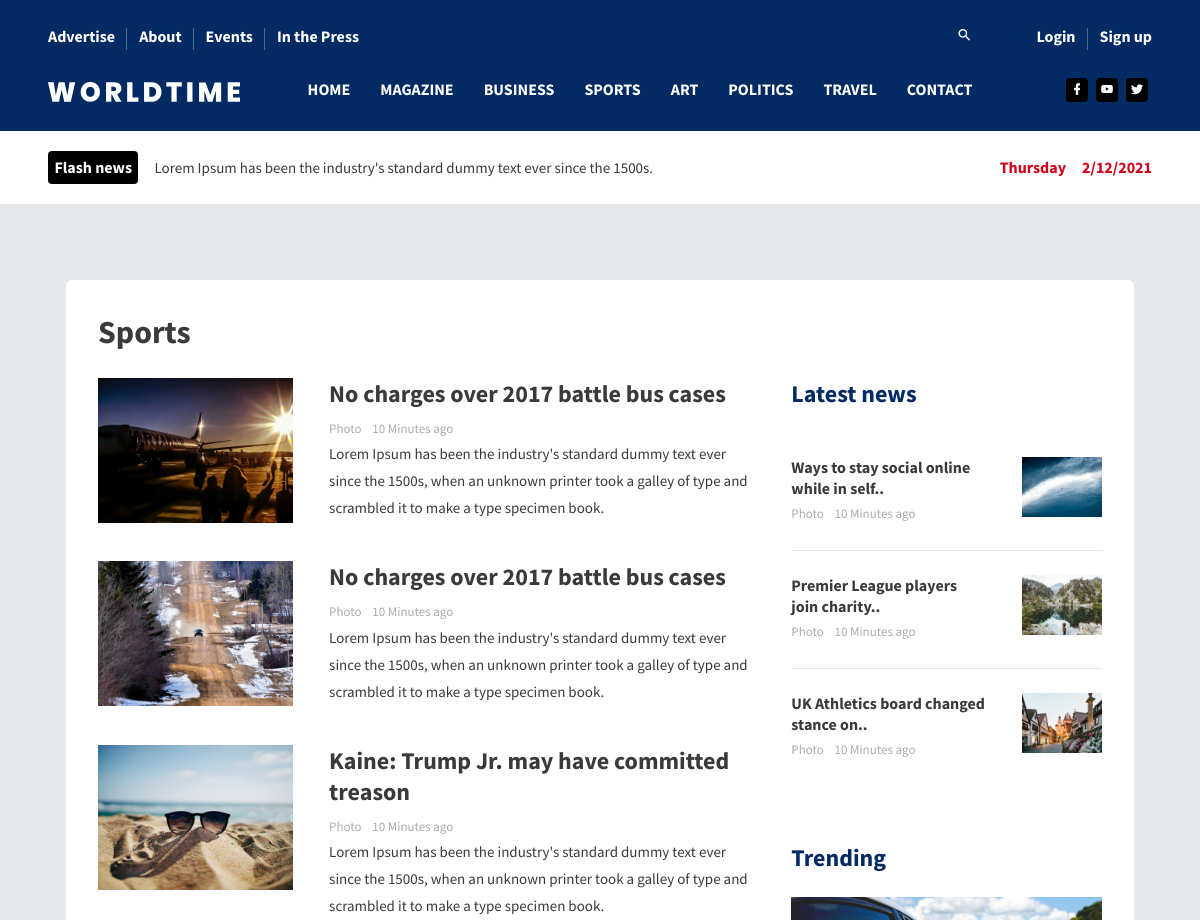
Page /category/2 (upper part) on the earlier database version.
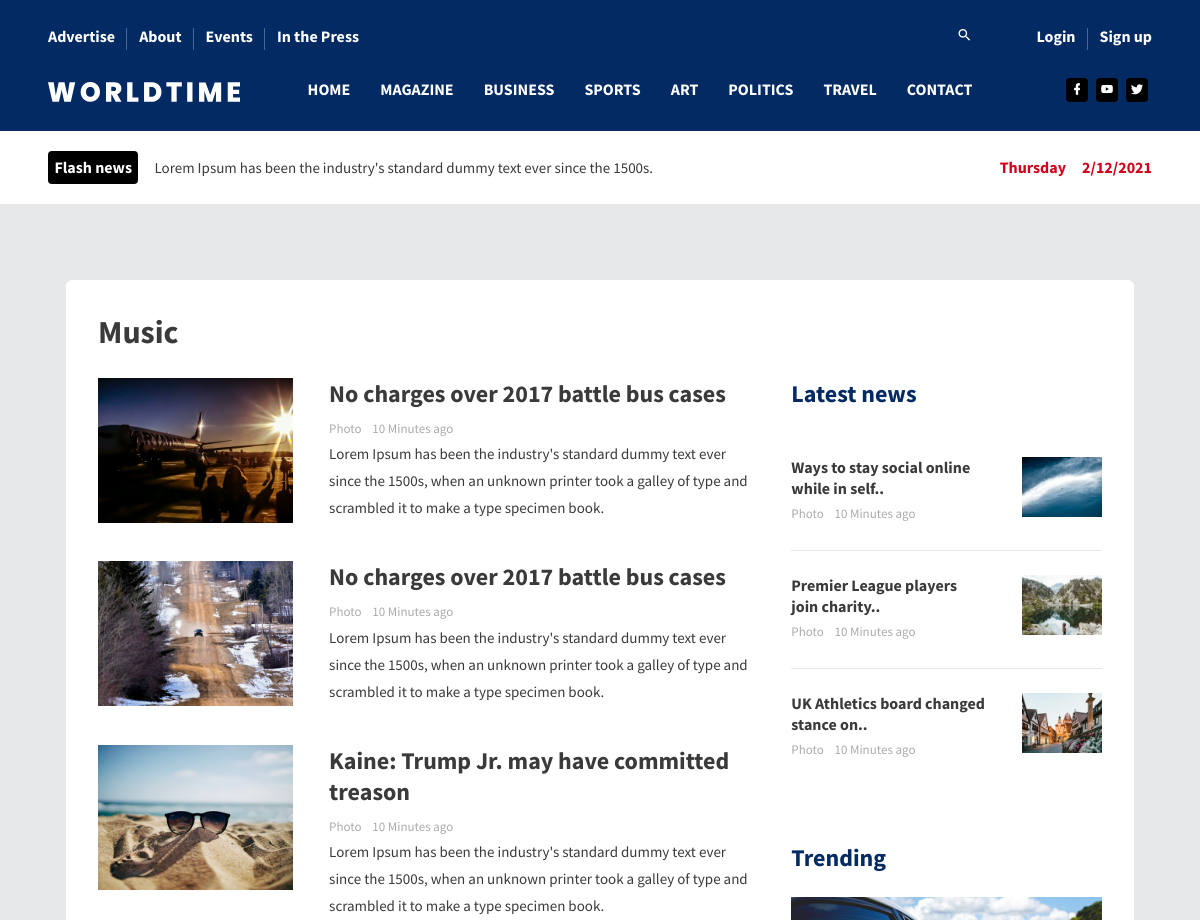
Same page on the later database version.
### app/models.py (models this page shows, shortened)
class Categories(db.Model):
    id = db.Column(db.Integer, primary_key=True)
    categoryname = db.Column(db.String(200), nullable = False,unique=True)
    articles = db.relationship('Articles', backref = 'category', lazy = True)
    videos = db.relationship('Videos', backref = 'category', lazy = True)
    tags = db.relationship('Tags', backref = 'its_category', lazy = True)

### app/routes.py (the view)
@app.route('/category/<int:category_id>')
def categories(category_id):
    category = Categories.query.get_or_404(category_id)
    articles = category.articles
    return render_template('pages/categories.html',articles = articles,heading=category.categoryname)

### app/templates/pages/categories.html (shortened to what the changed rows need)
{% extends "layout.html" %}
{% block body %}
        <div class="content-wrapper">
          <div class="container">
            <div class="col-sm-12">
              <div class="card" data-aos="fade-up">
                <div class="card-body">
                  <div class="row">
                    <div class="col-sm-12">
                      <h1 class="font-weight-600 mb-4">
                        {{ heading }}
                      </h1>
                    </div>
                  </div>
                  <div class="row">
                    <div class="col-lg-8">
                      <div class="row">
                        <div class="col-sm-8 grid-margin">
                          <h2 class="font-weight-600 mb-2">
                            No charges over 2017 battle bus cases
                          </h2>
                        </div>
                      </div>
                      <div class="row">
                        <div class="col-sm-8 grid-margin">
                          <h2 class="font-weight-600 mb-2">
                            No charges over 2017 battle bus cases
                          </h2>
                        </div>
                      </div>
                      <div class="row">
                        <div class="col-sm-8 grid-margin">
                          <h2 class="font-weight-600 mb-2">
                            Kaine: Trump Jr. may have committed treason
                          </h2>
                        </div>
                      </div>
                    </div>
                    <div class="col-lg-4">
                      <h2 class="mb-4 text-primary font-weight-600">
                        Latest news
                      </h2>
                      <div class="trending">
                        <h2 class="mb-4 text-primary font-weight-600">
                          Trending
                        </h2>
                      </div>
                    </div>
                  </div>
                </div>
              </div>
            </div>
          </div>
        </div>
{% endblock body %}

Differences in the rows shown:
changed Categories: categoryname "Sports" → "Music"
